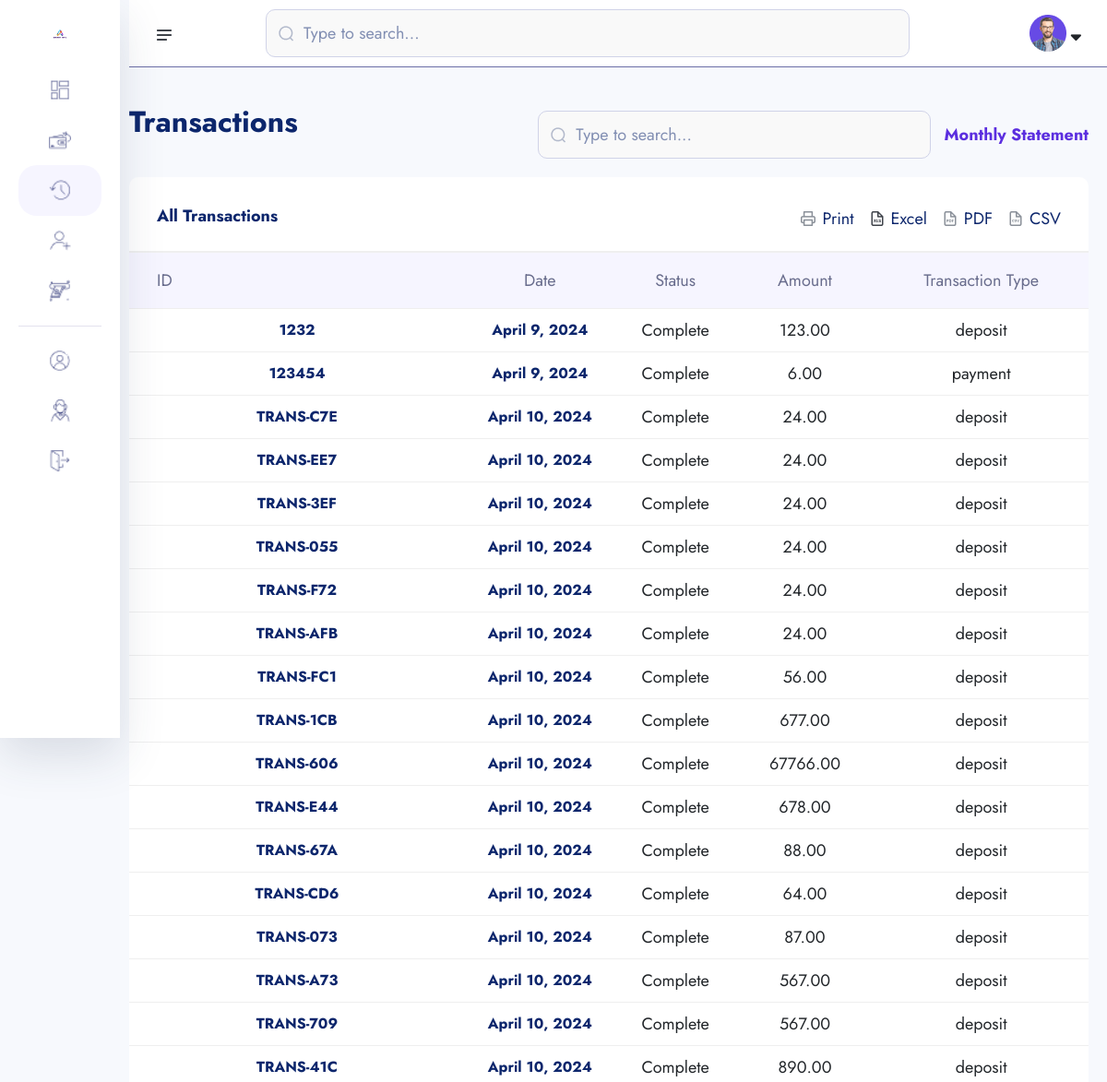
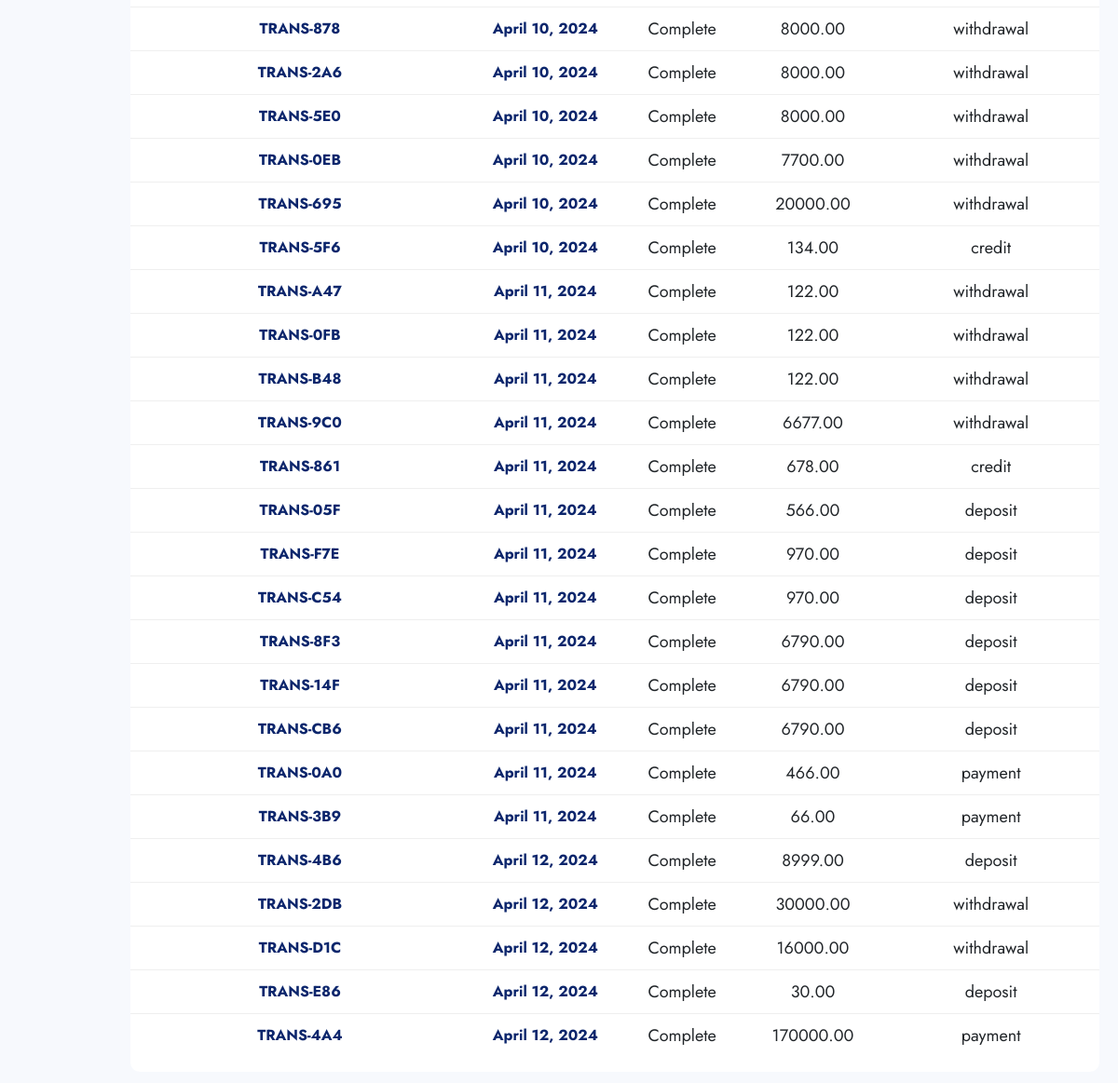
/transcations (signed in), run on the app's committed database (2 pictures, top to bottom).
### smartnfc/models.py (models this page shows, shortened)
class Transaction(models.Model):
    TRANSACTION_CHOICES = (
        ('withdrawal', 'Withdrawal'),
        ('deposit', 'Deposit'),
        ('payment', 'Payment'),
        ('credit', 'Credit'),
    )
    date = models.DateField(default=timezone.now, blank=True)
    comment = models.TextField(blank=True)
    trans_id = models.CharField(max_length=50, unique=True, blank=True)
    amount = models.DecimalField(max_digits=10, decimal_places=2, blank=True)
    currency = models.CharField(max_length=50, blank=True)
    user = models.ForeignKey(User, on_delete=models.CASCADE, blank=True)
    transaction_type = models.CharField(max_length=20, choices=TRANSACTION_CHOICES, blank=True)
    status = models.CharField(max_length=20,blank=True)

### smartnfc/views.py (the view)
# urls.py: path('transcations', views.transcations, name='transcations'),
def transcations(request):
    user_transactions = Transaction.objects.filter(user=request.user)
    context = {
        'transactions': user_transactions,
    }
    return render(request, 'transactions.html',context)

### templates/transactions.html (shortened to what this page needs)
{% load static %} {% load static i18n %}
<!doctype html>
<html lang="en">
<head>
    <link rel="stylesheet" href="{% static 'assets/css/bootstrap.min.css' %}">
    <link rel="stylesheet" href="{% static 'assets/css/fontawesome.min.css' %}">
    <link rel="stylesheet" href="{% static 'assets/css/jquery-ui.css' %}">
    <link rel="stylesheet" href="{% static 'assets/css/plugin/apexcharts.css' %}">
    <link rel="stylesheet" href="{% static 'assets/css/plugin/nice-select.css' %}">
    <link rel="stylesheet" href="{% static 'assets/css/arafat-font.css' %}">
    <link rel="stylesheet" href="{% static 'assets/css/plugin/animate.css' %}">
    <link rel="stylesheet" href="{% static 'assets/css/style.css' %}">
    <link rel="stylesheet" href="https://cdn.datatables.net/2.0.3/css/dataTables.dataTables.css">
    <link rel="stylesheet" href="https://cdn.datatables.net/buttons/3.0.1/css/buttons.dataTables.css">
</head>
<body>
    <header class="header-section body-collapse">
        <div class="overlay">
            <div class="container-fruid">
                <div class="row d-flex header-area">
                    <div class="navbar-area d-flex align-items-center justify-content-between">
                        <div class="sidebar-icon">
                            <img src="{% static 'assets/images/icon/menu.png' %}" alt="icon">
                        </div>
                        <form action="#" class="flex-fill">
                            <div class="form-group d-flex align-items-center">
                                <img src="{% static 'assets/images/icon/search.png' %}" alt="icon">
                                <input type="text" placeholder="Type to search...">
                            </div>
                        </form>
                        <div class="dashboard-nav">
                            <div class="single-item user-area">
                                <div class="profile-area d-flex align-items-center">
                                    <span class="user-profile">
                                        <img src="{% static 'assets/images/avatar.png' %}" alt="User">
                                    </span>
                                    <i class="fa-solid fa-sort-down"></i>
                                </div>
                            </div>
                        </div>
                    </div>
                    <div class="sidebar-wrapper">
                        <div class="sidebar-logo">
                            <a href=""><img src="{% static 'assets/images/logo.png' %}" alt="logo"></a>
                        </div>
                        <ul>
                            <li class="">
                                <a href="/dashboard_user">
                                    <img src="{% static 'assets/images/icon/dashboard.png' %}" alt="Dashboard"> <span>Dashboard</span>
                                </a>
                            </li>
                        </ul>
                        <ul>
                            <li class="">
                                <a href="/wallet">
                                    <img src="{% static 'assets/images/icon/pay.png' %}" alt="Dashboard"> <span>Credit</span>
                                </a>
                            </li>
                        </ul>
                        <ul>
                            <li class="active">
                                <a href="/transcations">
                                    <img src="{% static 'assets/images/icon/transactions.png' %}" alt="Dashboard"> <span>Transactions</span>
                                </a>
                            </li>
                        </ul>
                        <ul>
                            <li class="">
                                <a href="/deposit">
                                    <img src="{% static 'assets/images/icon/recipients.png' %}" alt="Dashboard"> <span>Deposit Money</span>
                                </a>
                            </li>
                        </ul>
                        <ul>
                            <li class="">
                                <a href="/withdraw">
                                    <img src="{% static 'assets/images/icon/withdraw.png' %}" alt="Dashboard"> <span>Withdraw Money</span>
                                </a>
                            </li>
                        </ul>
                        <ul class="bottom-item">
                            <li>
                                <a href="/account">
                                    <img src="{% static 'assets/images/icon/account.png' %}" alt="Account"> <span>Account</span>
                                </a>
                            </li>
                            <li>
                                <a href="">
                                    <img src="{% static 'assets/images/icon/support.png' %}" alt="Support"> <span>Support</span>
                                </a>
                            </li>
                            <li>
                                <a href="/logout">
                                    <img src="{% static 'assets/images/icon/quit.png' %}" alt="Quit"> <span>Quit</span>
                                </a>
                            </li>
                        </ul>
                        <div class="pt-120">
                        </div>
                    </div>
                </div>
            </div>
        </div>
    </header>
    <section class="dashboard-section body-collapse transactions">
        <div class="overlay pt-120">
            <div class="container-fruid">
                <div class="head-area">
                    <div class="row">
                        <div class="col-lg-5 col-md-4">
                            <h4>Transactions</h4>
                        </div>
                        <div class="col-lg-7 col-md-8">
                            <div class="transactions-right d-flex align-items-center">
                                <form action="#" class="flex-fill">
                                    <div class="form-group d-flex align-items-center">
                                        <img src="{% static 'assets/images/icon/search.png' %}" alt="icon">
                                        <input type="text" placeholder="Type to search...">
                                    </div>
                                </form>
                                <a href="javascript:void(0)">Monthly Statement</a>
                            </div>
                        </div>
                    </div>
                </div>
                <div class="row">
                    <div class="col-xl-12">
                        <div class="transactions-main">
                            <div class="top-items">
                                <h6>All Transactions</h6>
                                <div class="export-area">
                                    <ul class="d-flex align-items-center">
                                        <li><a href="javascript:void(0)"><img src="{% static 'assets/images/icon/printer.png' %}" alt="icon">Print</a></li>
                                        <li><a href="javascript:void(0)"><img src="{% static 'assets/images/icon/excel.png' %}" alt="icon">Excel</a></li>
                                        <li><a href="javascript:void(0)"><img src="{% static 'assets/images/icon/pdf.png' %}" alt="icon">PDF</a></li>
                                        <li><a href="javascript:void(0)"><img src="{% static 'assets/images/icon/csv.png' %}" alt="icon">CSV</a></li>
                                    </ul>
                                </div>
                            </div>
                                <div class="table-responsive">
                                    <table class="table" id="tablewith">
                                        <thead>
                                            <tr>
                                                <th scope="col">ID</th>
                                                <th scope="col">Date</th>
                                                <th scope="col">Status</th>
                                                <th scope="col">Amount</th>
                                                <th scope="col">Transaction Type</th>
                                            </tr>
                                        </thead>
                                        <tbody>
                                            {% for tran in transactions %}
                                            <tr class="transaction-row" data-id="{{ tran.trans_id }}">
                                                <td> <p class="mdr">{{ tran.trans_id }}</p></td>
                                                <td class="transaction-date"><p class="mdr">{{ tran.date }}</p></td>
                                                <td class="transaction-status"><p class="mdr"></p>Complete</p></td>
                                                <td class="transaction-amount"><p class="mdr"></p>{{ tran.amount }}</p></td>
                                                <td class="transaction-type"><p class="mdr"></p>{{ tran.transaction_type }}</p></td>
                                            </tr>
                                            {% endfor %}
                                        </tbody>
                                    </table>
                                </div>
                        </div>
                    </div>
                </div>
            </div>
        </div>
    </section>
</body>
</html>

### data on the page
Transaction: trans_id "1232", date "April 9, 2024", amount "123.00", transaction_type "deposit"
Transaction: trans_id "123454", date "April 9, 2024", amount "6.00", transaction_type "payment"
Transaction: trans_id "TRANS-C7E", date "April 10, 2024", amount "24.00", transaction_type "deposit"
Transaction: trans_id "TRANS-EE7", date "April 10, 2024", amount "24.00", transaction_type "deposit"
Transaction: trans_id "TRANS-3EF", date "April 10, 2024", amount "24.00", transaction_type "deposit"
Transaction: trans_id "TRANS-055", date "April 10, 2024", amount "24.00", transaction_type "deposit"
Transaction: trans_id "TRANS-F72", date "April 10, 2024", amount "24.00", transaction_type "deposit"
Transaction: trans_id "TRANS-AFB", date "April 10, 2024", amount "24.00", transaction_type "deposit"
Transaction: trans_id "TRANS-FC1", date "April 10, 2024", amount "56.00", transaction_type "deposit"
Transaction: trans_id "TRANS-1CB", date "April 10, 2024", amount "677.00", transaction_type "deposit"
Transaction: trans_id "TRANS-606", date "April 10, 2024", amount "67766.00", transaction_type "deposit"
Transaction: trans_id "TRANS-E44", date "April 10, 2024", amount "678.00", transaction_type "deposit"
Transaction: trans_id "TRANS-67A", date "April 10, 2024", amount "88.00", transaction_type "deposit"
Transaction: trans_id "TRANS-CD6", date "April 10, 2024", amount "64.00", transaction_type "deposit"
Transaction: trans_id "TRANS-073", date "April 10, 2024", amount "87.00", transaction_type "deposit"
Transaction: trans_id "TRANS-A73", date "April 10, 2024", amount "567.00", transaction_type "deposit"
Transaction: trans_id "TRANS-709", date "April 10, 2024", amount "567.00", transaction_type "deposit"
Transaction: trans_id "TRANS-41C", date "April 10, 2024", amount "890.00", transaction_type "deposit"
Transaction: trans_id "TRANS-878", date "April 10, 2024", amount "8000.00", transaction_type "withdrawal"
Transaction: trans_id "TRANS-2A6", date "April 10, 2024", amount "8000.00", transaction_type "withdrawal"
Transaction: trans_id "TRANS-5E0", date "April 10, 2024", amount "8000.00", transaction_type "withdrawal"
Transaction: trans_id "TRANS-0EB", date "April 10, 2024", amount "7700.00", transaction_type "withdrawal"
Transaction: trans_id "TRANS-695", date "April 10, 2024", amount "20000.00", transaction_type "withdrawal"
Transaction: trans_id "TRANS-5F6", date "April 10, 2024", amount "134.00", transaction_type "credit"
Transaction: trans_id "TRANS-A47", date "April 11, 2024", amount "122.00", transaction_type "withdrawal"
Transaction: trans_id "TRANS-0FB", date "April 11, 2024", amount "122.00", transaction_type "withdrawal"
Transaction: trans_id "TRANS-B48", date "April 11, 2024", amount "122.00", transaction_type "withdrawal"
Transaction: trans_id "TRANS-9C0", date "April 11, 2024", amount "6677.00", transaction_type "withdrawal"
Transaction: trans_id "TRANS-861", date "April 11, 2024", amount "678.00", transaction_type "credit"
Transaction: trans_id "TRANS-05F", date "April 11, 2024", amount "566.00", transaction_type "deposit"
Transaction: trans_id "TRANS-F7E", date "April 11, 2024", amount "970.00", transaction_type "deposit"
Transaction: trans_id "TRANS-C54", date "April 11, 2024", amount "970.00", transaction_type "deposit"
Transaction: trans_id "TRANS-8F3", date "April 11, 2024", amount "6790.00", transaction_type "deposit"
Transaction: trans_id "TRANS-14F", date "April 11, 2024", amount "6790.00", transaction_type "deposit"
Transaction: trans_id "TRANS-CB6", date "April 11, 2024", amount "6790.00", transaction_type "deposit"
Transaction: trans_id "TRANS-0A0", date "April 11, 2024", amount "466.00", transaction_type "payment"
Transaction: trans_id "TRANS-3B9", date "April 11, 2024", amount "66.00", transaction_type "payment"
Transaction: trans_id "TRANS-4B6", date "April 12, 2024", amount "8999.00", transaction_type "deposit"
Transaction: trans_id "TRANS-2DB", date "April 12, 2024", amount "30000.00", transaction_type "withdrawal"
Transaction: trans_id "TRANS-D1C", date "April 12, 2024", amount "16000.00", transaction_type "withdrawal"
Transaction: trans_id "TRANS-E86", date "April 12, 2024", amount "30.00", transaction_type "deposit"
Transaction: trans_id "TRANS-4A4", date "April 12, 2024", amount "170000.00", transaction_type "payment"
